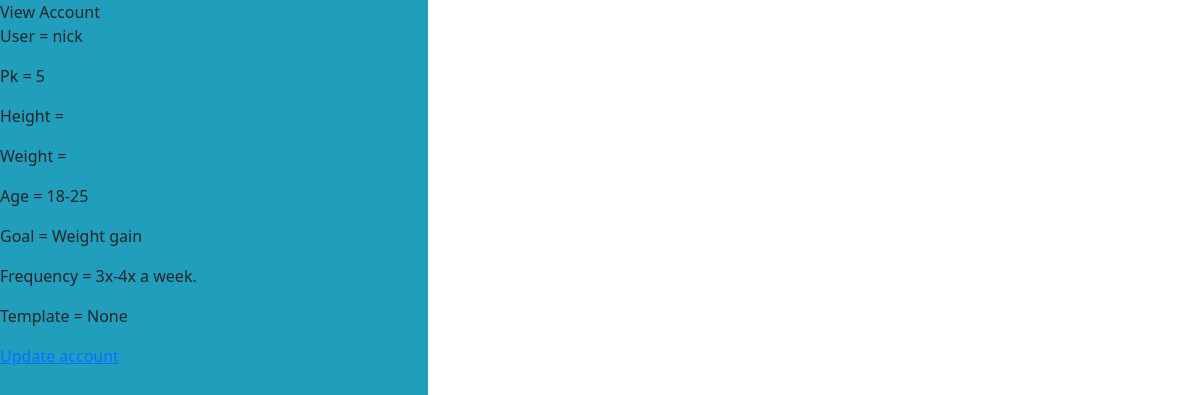
Before: /account/ (signed in) with the older database file.
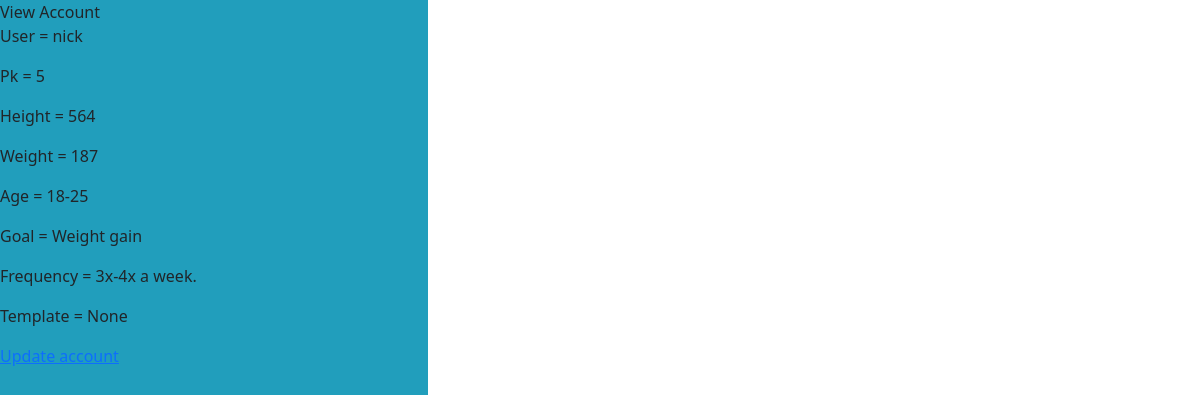
After: the same page with the newer database file.
### users/models.py (models this page shows, shortened)
class FitnessUser(AbstractUser):
    first_name = models.CharField(max_length=30)
    last_name = models.CharField(max_length=30)
    age_category = models.ForeignKey(
        AgeGroup,
        on_delete=models.CASCADE,
        blank=True,
        null=True
    )
    goal = models.IntegerField(default=1 ,choices=Purpose.choices)
    weight = models.CharField(max_length=30)
    height = models.CharField(max_length=30)
    gender = models.ForeignKey(
        Gender,
        on_delete=models.CASCADE,
        blank=True,
        null=True
    )
    exercise_frequency = models.IntegerField(default=1 ,choices=Frequency.choices)
    template_id = models.ForeignKey(
        Workout_template,
        on_delete=models.CASCADE,
        blank=True,
        null=True
        )

class AgeGroup(models.Model):
    name = models.CharField(max_length=128)
    def __str__(self):
        return self.name

### users/views.py (the view)
# urls.py: path('account/', AccountTemplateView.as_view(), name='account'),
class AccountTemplateView(LoginRequiredMixin, TemplateView):
    model = FitnessUser
    template_name = "users/view_account.html"
    def get_context_data(self, **kwargs):
        user = FitnessUser.objects.get(username=self.request.user)
        return super().get_context_data(**kwargs)

### templates/users/view_account.html (shortened to what this page needs)
{% extends 'base.html' %}
{% block content %}
View Account
{% if request.user.is_authenticated %}
    <p>User = {{ request.user }}</p>
    <p>Pk = {{ request.user.pk }}</p>
    <p>Height = {{ request.user.height }}</p>
    <p>Weight = {{ request.user.weight }}</p>
    <p>Age = {{ request.user.age_category }}</p>
    <p>Goal = {{ request.user.get_goal_display }}</p>
    <p>Frequency = {{ request.user.get_exercise_frequency_display }}</p>
    <p>Template = {{ request.user.template_id }}</p>
    <a href="update/{{request.user.pk}}/">Update account</a>
{% endif %}
{% endblock content %}

### templates/base.html (shortened to what this page needs)
<!DOCTYPE html>
<html lang="en">
{% load static %}
<head>
    <link rel="stylesheet" href="{% static 'css/base.css/' %}">
    <link href="https://cdn.jsdelivr.net/npm/bootstrap@5.2.0-beta1/dist/css/bootstrap.min.css" rel="stylesheet">
</head>
<body>
    <div class="base">
        {% block content %}
        {% endblock content %}
    </div>
</body>
</html>

### static/css/base.css (style rules this page uses)
* { max-width: 428px; max-height: 926px; }
div.base { background-color: #219EBC; position: absolute; top: 0px; right: 0px; bottom: 0px; left: 0px; }
::placeholder { color: #FFB703; }

Changed rows visible on the page:
changed FitnessUser "nick": user.height (not shown) → "564"; user.weight (not shown) → "187"
